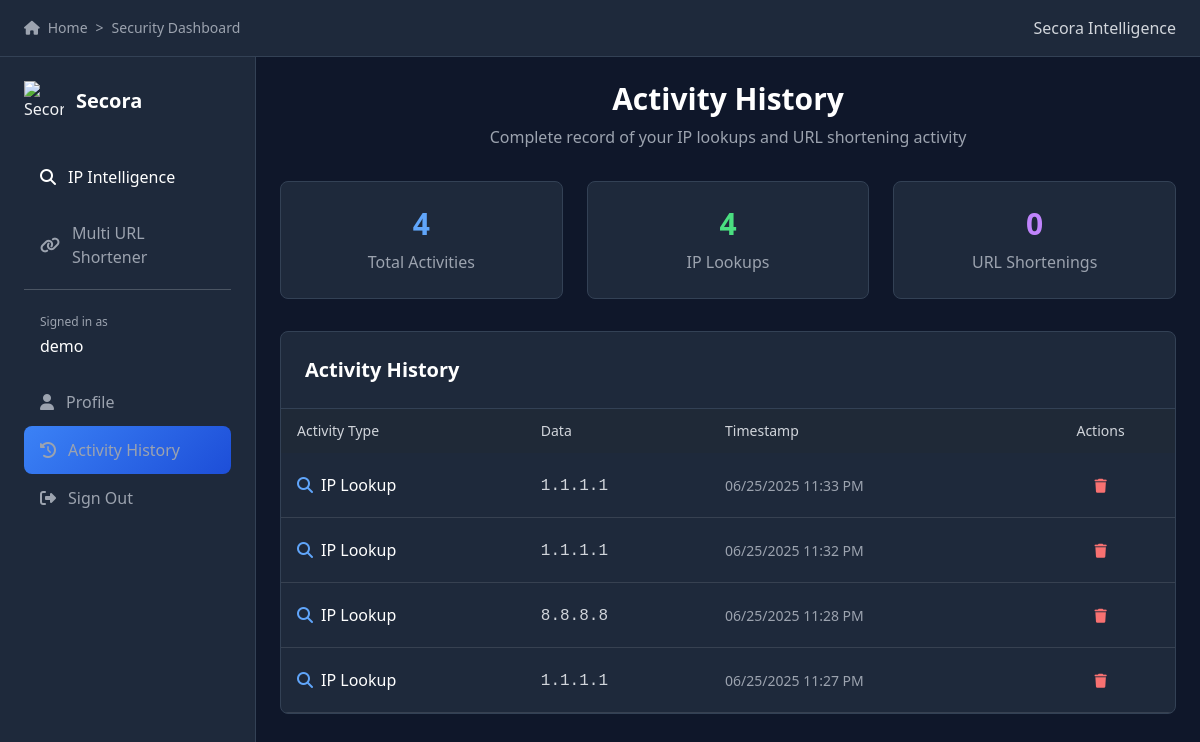
The page /history (signed in) on the database its author committed.
### app.py (models this page shows, shortened)
class User(UserMixin, db.Model):
    id = db.Column(db.Integer, primary_key=True)
    username = db.Column(db.String(80), unique=True, nullable=False)
    email = db.Column(db.String(120), unique=True, nullable=False)
    password_hash = db.Column(db.String(128), nullable=False)
    created_at = db.Column(db.DateTime, default=lambda: datetime.now(timezone.utc))
    is_active = db.Column(db.Boolean, default=True)
    email_confirmed = db.Column(db.Boolean, default=False, nullable=False)

class SearchHistory(db.Model):
    id = db.Column(db.Integer, primary_key=True)
    user_id = db.Column(db.Integer, db.ForeignKey('user.id'), nullable=False)
    ip_address = db.Column(db.String(45), nullable=True)  # IPv4 or IPv6 (null for URL shortening)
    search_type = db.Column(db.String(20), default='ip_lookup')  # 'ip_lookup' or 'url_shorten'
    url_shortened = db.Column(db.Text, nullable=True)  # For URL shortening history
    timestamp = db.Column(db.DateTime, default=datetime.now(timezone.utc))
    user = db.relationship('User', backref=db.backref('searches', lazy=True))

### app.py (the view)
@app.route('/history')
@login_required
def history():
    page = request.args.get('page', 1, type=int)
    per_page = 20
    searches = SearchHistory.query.filter_by(user_id=current_user.id)\
                                 .order_by(SearchHistory.timestamp.desc())\
                                 .paginate(page=page, per_page=per_page, error_out=False)
    return render_template('auth/history.html', searches=searches)

### app.py (called while the page is built)
@login_manager.user_loader
def load_user(user_id):
    try:
        return db.session.get(User, int(user_id))
    except Exception as e:
        print(f"User loading error (schema mismatch): {e}")
        return None

@app.after_request
def after_request(response):
    response.headers['Content-Security-Policy'] = (
        "default-src 'self'; "
        "script-src 'self' 'unsafe-inline' cdn.tailwindcss.com; "
        "style-src 'self' 'unsafe-inline' cdnjs.cloudflare.com; "
        "font-src 'self' cdnjs.cloudflare.com; "
        "img-src 'self' data:; "
        "connect-src 'self';"
    )
    response.headers['X-Content-Type-Options'] = 'nosniff'
    response.headers['X-Frame-Options'] = 'DENY'
    response.headers['X-XSS-Protection'] = '1; mode=block'
    response.headers['Referrer-Policy'] = 'strict-origin-when-cross-origin'
    response.headers.pop('Server', None)
    return response

### templates/auth/history.html (shortened to what this page needs)
{% extends "base.html" %}
{% block content %}
<div class="max-w-7xl mx-auto">
    <div class="text-center mb-8">
        <h1 class="text-3xl font-bold text-white mb-2">Activity History</h1>
        <p class="text-gray-400">Complete record of your IP lookups and URL shortening activity</p>
    </div>
    <div class="grid grid-cols-1 md:grid-cols-3 gap-6 mb-8">
        <div class="bg-dark-card rounded-lg border border-dark-border p-6 text-center">
            <div class="text-3xl font-bold text-blue-400 mb-2">{{ searches.total }}</div>
            <div class="text-gray-400">Total Activities</div>
        </div>
        <div class="bg-dark-card rounded-lg border border-dark-border p-6 text-center">
            <div class="text-3xl font-bold text-green-400 mb-2">
                {{ searches.items | selectattr('search_type', 'equalto', 'ip_lookup') | list | length }}
            </div>
            <div class="text-gray-400">IP Lookups</div>
        </div>
        <div class="bg-dark-card rounded-lg border border-dark-border p-6 text-center">
            <div class="text-3xl font-bold text-purple-400 mb-2">
                {{ searches.items | selectattr('search_type', 'equalto', 'url_shorten') | list | length }}
            </div>
            <div class="text-gray-400">URL Shortenings</div>
        </div>
    </div>
    <div class="bg-dark-card rounded-lg border border-dark-border overflow-hidden">
        <div class="p-6 border-b border-dark-border">
            <h2 class="text-xl font-bold text-white">Activity History</h2>
        </div>
        {% if searches.items %}
            <div class="overflow-x-auto">
                <table class="w-full">
                    <thead class="bg-gray-800">
                        <tr>
                            <th class="px-4 py-3 text-left text-sm font-medium text-gray-300">Activity Type</th>
                            <th class="px-4 py-3 text-left text-sm font-medium text-gray-300">Data</th>
                            <th class="px-4 py-3 text-left text-sm font-medium text-gray-300">Timestamp</th>
                            <th class="px-4 py-3 text-center text-sm font-medium text-gray-300">Actions</th>
                        </tr>
                    </thead>
                    <tbody id="historyTableBody">
                        {% for search in searches.items %}
                            <tr class="border-b border-gray-700 hover:bg-gray-700 transition-colors duration-200" data-history-id="{{ search.id }}">
                                <td class="px-4 py-3">
                                    <div class="flex items-center space-x-2">
                                        {% if search.search_type == 'ip_lookup' %}
                                            <i class="fas fa-search text-blue-400"></i>
                                            <span class="text-white font-medium">IP Lookup</span>
                                        {% else %}
                                            <i class="fas fa-link text-green-400"></i>
                                            <span class="text-white font-medium">URL Shortening</span>
                                        {% endif %}
                                    </div>
                                </td>
                                <td class="px-4 py-3">
                                    {% if search.search_type == 'ip_lookup' %}
                                        <span class="text-gray-300 font-mono">{{ search.ip_address }}</span>
                                    {% else %}
                                        <span class="text-gray-300 break-all">{{ search.url_shortened }}</span>
                                    {% endif %}
                                </td>
                                <td class="px-4 py-3">
                                    <span class="text-gray-400 text-sm">{{ search.timestamp.strftime('%m/%d/%Y %I:%M %p') }}</span>
                                </td>
                                <td class="px-4 py-3 text-center">
                                    <button onclick="deleteHistory({{ search.id }})"
                                            class="text-red-400 hover:text-red-300 transition-colors duration-200 p-2 rounded hover:bg-red-900/20"
                                            title="Delete this entry">
                                        <i class="fas fa-trash text-sm"></i>
                                    </button>
                                </td>
                            </tr>
                        {% endfor %}
                    </tbody>
                </table>
            </div>
        {% endif %}
    </div>
</div>
{% endblock %}

### templates/base.html (shortened to what this page needs)
<!DOCTYPE html>
<html lang="en">
<head>
    <link href="https://cdnjs.cloudflare.com/ajax/libs/font-awesome/6.4.0/css/all.min.css" rel="stylesheet">
    <script src="https://cdn.tailwindcss.com"></script>
</head>
<body class="bg-dark-bg text-gray-100 min-h-screen">
    <div class="app-container">
        <nav class="bg-dark-card border-b border-dark-border px-6 py-4">
            <div class="flex justify-between items-center">
                <div class="flex items-center space-x-2 text-sm text-gray-400">
                    <i class="fas fa-home"></i>
                    <span>Home</span>
                    <span>></span>
                    <span>Security Dashboard</span>
                </div>
                <div>
                    <span class="text-gray-300 font-medium">Secora Intelligence</span>
                </div>
            </div>
        </nav>
        <div class="flex">
            <aside class="w-64 bg-dark-card border-r border-dark-border min-h-screen">
                <div class="p-6">
                    <div class="flex items-center space-x-3 mb-8">
                        <div class="w-10 h-10 rounded-lg flex items-center justify-center">
                            <img src="{{ url_for('static', filename='secora-logo.svg') }}" alt="Secora Logo" class="w-10 h-10">
                        </div>
                        <a href="/" class="cursor-pointer">
                            <span class="text-xl font-bold text-white">Secora</span>
                        </a>
                    </div>
                    <nav class="sidebar-nav space-y-2">
                        <a href="{{ url_for('index') }}" class="nav-item {{ 'active' if request.endpoint == 'index' else '' }} flex items-center space-x-3 px-4 py-3 rounded-lg text-white cursor-pointer hover:bg-gray-700 transition-colors">
                            <i class="fas fa-search"></i>
                            <span>IP Intelligence</span>
                        </a>
                        <a href="{{ url_for('shortener') }}" class="nav-item {{ 'active' if request.endpoint == 'shortener' else '' }} flex items-center space-x-3 px-4 py-3 rounded-lg text-gray-400 hover:text-white hover:bg-gray-700 cursor-pointer transition-colors">
                            <i class="fas fa-link"></i>
                            <span>Multi URL Shortener</span>
                        </a>
                        <div class="pt-4 mt-4 border-t border-gray-600">
                            {% if current_user.is_authenticated %}
                                <div class="mb-3 px-4 py-2">
                                    <p class="text-xs text-gray-400 mb-1">Signed in as</p>
                                    <p class="text-white font-medium">{{ current_user.username }}</p>
                                </div>
                                <a href="{{ url_for('profile') }}" class="nav-item {{ 'active' if request.endpoint == 'profile' else '' }} flex items-center space-x-3 px-4 py-3 rounded-lg text-gray-400 hover:text-white hover:bg-gray-700 cursor-pointer transition-colors">
                                    <i class="fas fa-user"></i>
                                    <span>Profile</span>
                                </a>
                                <a href="{{ url_for('history') }}" class="nav-item {{ 'active' if request.endpoint == 'history' else '' }} flex items-center space-x-3 px-4 py-3 rounded-lg text-gray-400 hover:text-white hover:bg-gray-700 cursor-pointer transition-colors">
                                    <i class="fas fa-history"></i>
                                    <span>Activity History</span>
                                </a>
                                <a href="{{ url_for('logout') }}" class="nav-item flex items-center space-x-3 px-4 py-3 rounded-lg text-gray-400 hover:text-red-400 hover:bg-gray-700 cursor-pointer transition-colors">
                                    <i class="fas fa-sign-out-alt"></i>
                                    <span>Sign Out</span>
                                </a>
                            {% endif %}
                        </div>
                    </nav>
                </div>
            </aside>
            <main class="flex-1 p-6">
                {% block content %}{% endblock %}
            </main>
        </div>
    </div>
</body>
</html>

### templates/base.html (style rules this page uses)
.sidebar-nav .nav-item.active { background: linear-gradient(135deg, #3b82f6, #1d4ed8); }

### rows shown on the page
User: username "demo"
SearchHistory: search_type "ip_lookup" (drawn), ip_address "1.1.1.1", timestamp "06/25/2025 11:33 PM"
SearchHistory: search_type "ip_lookup" (drawn), ip_address "1.1.1.1", timestamp "06/25/2025 11:32 PM"
SearchHistory: search_type "ip_lookup" (drawn), ip_address "8.8.8.8", timestamp "06/25/2025 11:28 PM"
SearchHistory: search_type "ip_lookup" (drawn), ip_address "1.1.1.1", timestamp "06/25/2025 11:27 PM"

### other values the page prints
{{ searches.total }} "4"
